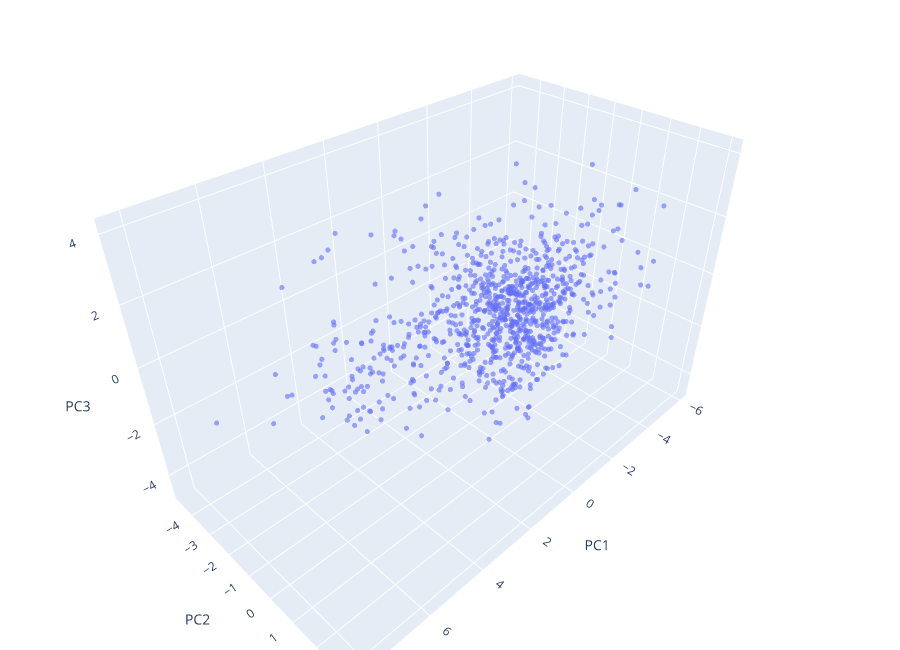

The notebook cell this image was saved under:
### Code cell
fig = px.scatter_3d(
    X.rename(columns={"pca0": "PC1", "pca1": "PC2", "pca2": "PC3"}).reset_index(),
    x="PC1", y="PC2", z="PC3",
    hover_name="cod_mun",
    opacity=0.6
)
fig.update_traces(marker_size=3)
fig.update_layout(height=650, legend_itemsizing="constant",
                    margin=dict(l=0, r=0, t=0, b=0))
fig.show()

### Figure 1 — Plotly figure (JSON) as saved in the notebook; plotly's stock layout.template omitted (floating-point values rounded to 4 significant figures; data arrays with more than 128 entries replaced by an {"elided": "..."} marker saying what was removed)
{"data": [{"hovertemplate": "<b>%{hovertext}</b><br><br>PC1=%{x}<br>PC2=%{y}<br>PC3=%{z}<extra></extra>", "hovertext": {"elided": "919 str values"}, "legendgroup": "", "marker": {"color": "#636efa", "opacity": 0.6, "size": 3, "symbol": "circle"}, "mode": "markers", "name": "", "scene": "scene", "showlegend": false, "type": "scatter3d", "x": {"elided": "919 float values"}, "y": {"elided": "919 float values"}, "z": {"elided": "919 float values"}}], "layout": {"height": 650, "legend": {"itemsizing": "constant", "tracegroupgap": 0}, "margin": {"b": 0, "l": 0, "r": 0, "t": 0}, "scene": {"domain": {"x": [0, 1], "y": [0, 1]}, "xaxis": {"title": {"text": "PC1"}}, "yaxis": {"title": {"text": "PC2"}}, "zaxis": {"title": {"text": "PC3"}}}}}
